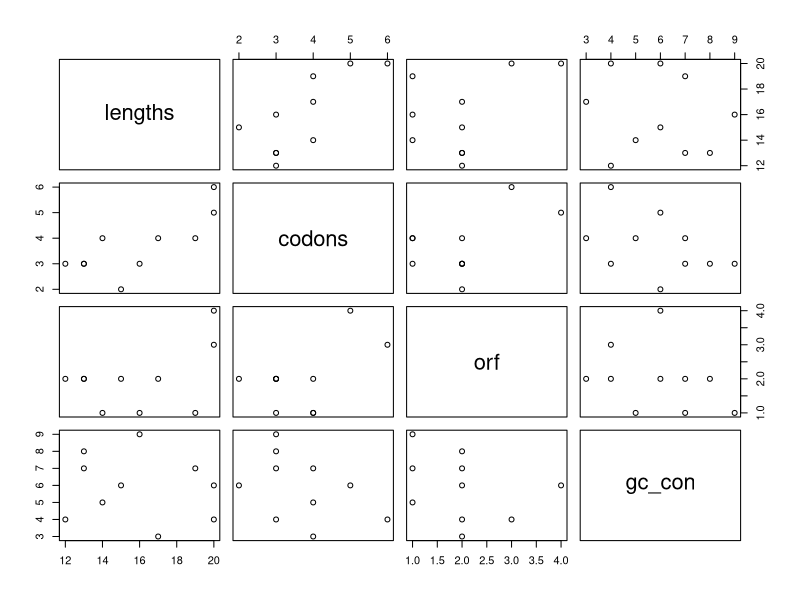
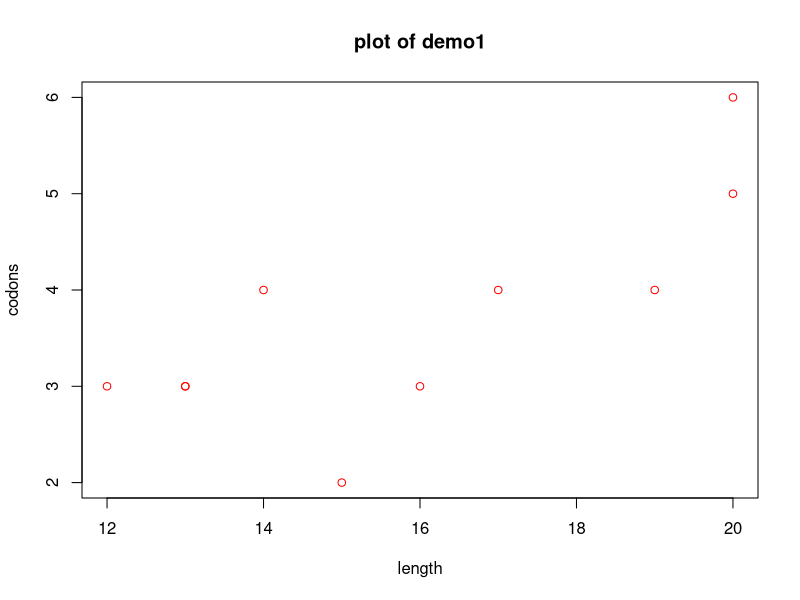
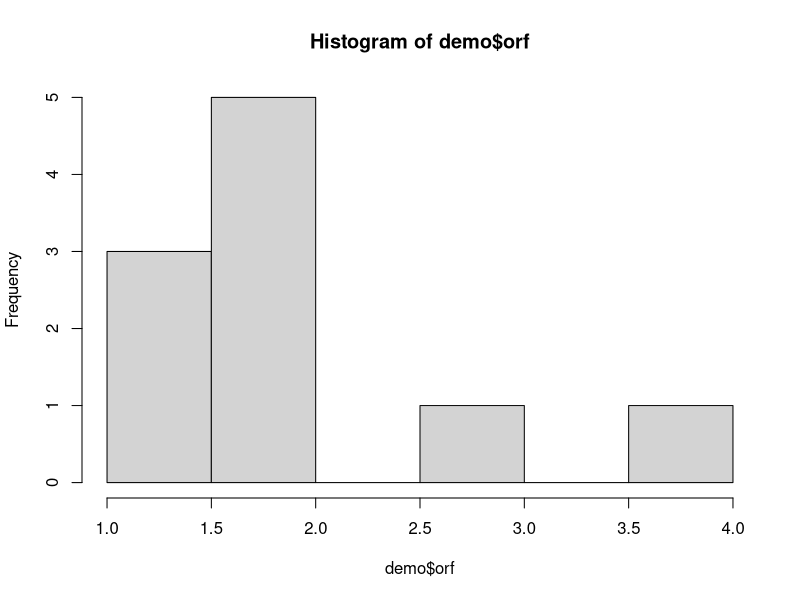
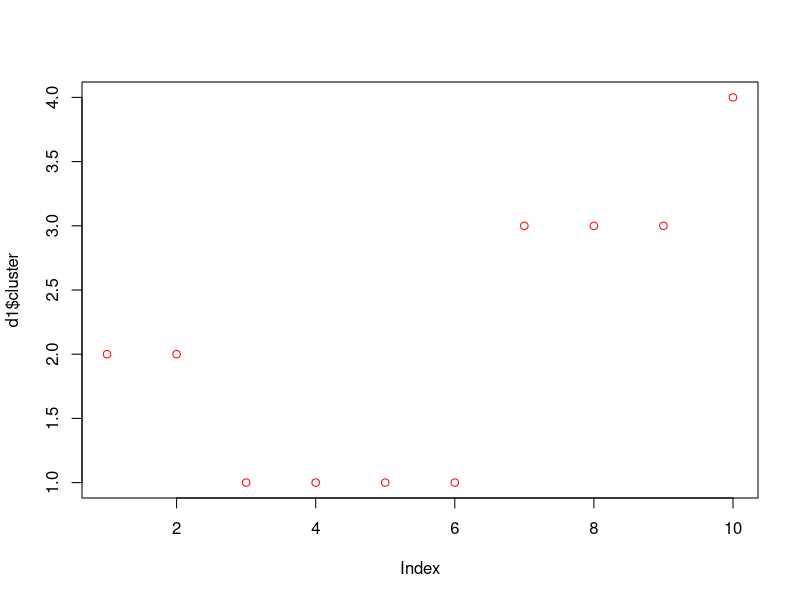

Write the R code that produced these figures, in order.
# Practical 1
# K-mean clustring 


# creating a data frame 

lengths <- c(12,14,15,13,13,16,19,20,20,17)
codons <- c(3,4,2,3,3,3,4,5,6,4)
orf <- c(2,1,2,2,2,1,1,4,3,2)
gc_con <- c(4,5,6,7,8,9,7,6,4,3)
demo <- data.frame(lengths, codons, orf, gc_con)

# Dataframe "demo" created 
View(demo)    # to view the data frame 

plot(demo)    # basic scatter plot of demo 

plot(demo$lengths,demo$codons,
     col = "red",                  # color of clusters 
     xlab = "length",              # x axis name 
     ylab = "codons",              # y axis name 
     main = "plot of demo1")       # to creat a specific plot 
                                   # with color, name, other criteria 

# to create other plots or graphgs 
# for example a histogram 

hist(demo$orf)


str(demo)                         # to see the structure of the data 


d1 <- kmeans(demo, 4)
print(d1)

plot(d1$cluster, col = "red")

 

